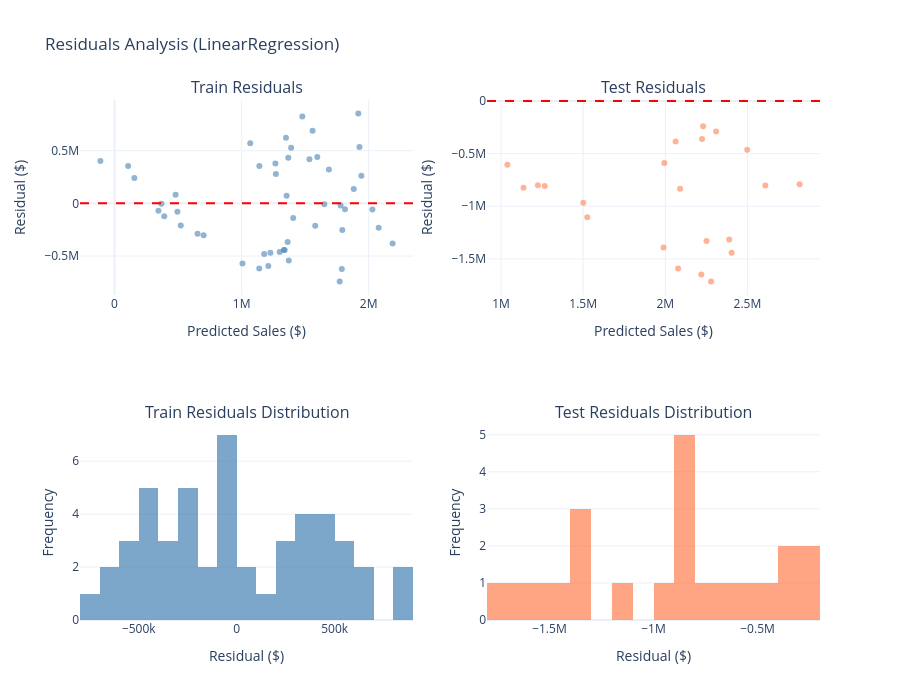

Notebook cell for this chart:
### Markdown cell above
## Section 6: Residuals Analysis

Residual plots diagnose whether the model's errors are random (good) or structured (bad). Patterns such as funneling, curvature, or heavy tails indicate violated assumptions and guide what improvements are needed.

### Code cell
residuals_df = pd.DataFrame({
    'Train': train_residuals.describe(),
    'Test': test_residuals.describe(),
})

display(Markdown("### Residuals Summary"))
display(residuals_df.drop('count').style.format('${:,.0f}').set_caption("Residuals Statistics"))

fig = make_subplots(
    rows=2, cols=2,
    subplot_titles=('Train Residuals', 'Test Residuals', 'Train Residuals Distribution', 'Test Residuals Distribution'),
    specs=[[{"type": "scatter"}, {"type": "scatter"}], [{"type": "histogram"}, {"type": "histogram"}]]
)

fig.add_trace(
    go.Scatter(
        x=y_train_pred,
        y=train_residuals,
        mode='markers',
        marker=dict(color='steelblue', opacity=0.6, size=6),
        name='Train'
    ),
    row=1, col=1
)

fig.add_trace(
    go.Scatter(
        x=y_test_pred,
        y=test_residuals,
        mode='markers',
        marker=dict(color='coral', opacity=0.6, size=6),
        name='Test'
    ),
    row=1, col=2
)

fig.add_hline(y=0, line_dash="dash", line_color="red", row=1, col=1)
fig.add_hline(y=0, line_dash="dash", line_color="red", row=1, col=2)

fig.add_trace(
    go.Histogram(
        x=train_residuals,
        nbinsx=20,
        marker_color='steelblue',
        opacity=0.7,
        name='Train hist'
    ),
    row=2, col=1
)

fig.add_trace(
    go.Histogram(
        x=test_residuals,
        nbinsx=20,
        marker_color='coral',
        opacity=0.7,
        name='Test hist'
    ),
    row=2, col=2
)

fig.update_xaxes(title_text='Predicted Sales ($)', row=1, col=1)
fig.update_yaxes(title_text='Residual ($)', row=1, col=1)
fig.update_xaxes(title_text='Predicted Sales ($)', row=1, col=2)
fig.update_yaxes(title_text='Residual ($)', row=1, col=2)
fig.update_xaxes(title_text='Residual ($)', row=2, col=1)
fig.update_yaxes(title_text='Frequency', row=2, col=1)
fig.update_xaxes(title_text='Residual ($)', row=2, col=2)
fig.update_yaxes(title_text='Frequency', row=2, col=2)

fig.update_layout(
    title='Residuals Analysis (LinearRegression)',
    height=700,
    showlegend=False
)
fig.write_image(".doc/notebook_plots/02_Baseline/residuals_analysis.png")
fig.show()

### Figure 1 — Plotly figure (JSON) as saved in the notebook; plotly's stock layout.template omitted (floating-point values rounded to 4 significant figures)
{"data": [{"marker": {"color": "steelblue", "opacity": 0.6, "size": 6}, "mode": "markers", "name": "Train", "type": "scatter", "x": [107200.0, 1651000.0, 1362000.0, 1354000.0, 480400.0, 1226000.0, 1140000.0, 1266000.0, 156200.0, 368800.0, 1558000.0, 1349000.0, 1882000.0, 1270000.0, 1210000.0, 391400.0, 1579000.0, 1788000.0, 1332000.0, 1300000.0, 1371000.0, 1772000.0, 1390000.0, 1139000.0, 1814000.0, 1927000.0, 1478000.0, 1367000.0, 1779000.0, 2188000.0, 1406000.0, 1068000.0, -111000.0, 494800.0, 1007000.0, 1177000.0, 1687000.0, 1534000.0, 1595000.0, 345500.0, 2029000.0, 1339000.0, 653400.0, 2078000.0, 521100.0, 1792000.0, 701100.0, 1918000.0, 1942000.0], "xaxis": "x", "y": [354400.0, -8715.0, -367400.0, 72720.0, 80700.0, -468700.0, 354400.0, 378500.0, 240800.0, -4730.0, 690300.0, 623900.0, 136000.0, 279400.0, -596000.0, -122500.0, -212800.0, -622400.0, -443400.0, -462900.0, -541900.0, -742100.0, 527300.0, -619000.0, -56350.0, 534300.0, 824900.0, 432500.0, -20740.0, -380500.0, -139300.0, 571600.0, 402000.0, -80700.0, -571700.0, -482000.0, 321700.0, 419900.0, 440800.0, -70310.0, -58830.0, -444000.0, -288200.0, -231000.0, -209200.0, -252800.0, -302300.0, 853200.0, 261200.0], "yaxis": "y"}, {"marker": {"color": "coral", "opacity": 0.6, "size": 6}, "mode": "markers", "name": "Test", "type": "scatter", "x": [2279000.0, 2309000.0, 2224000.0, 2230000.0, 2818000.0, 2219000.0, 2063000.0, 2078000.0, 2090000.0, 1266000.0, 2404000.0, 1994000.0, 1039000.0, 1501000.0, 2498000.0, 1525000.0, 2609000.0, 1989000.0, 2251000.0, 2389000.0, 1225000.0, 1137000.0], "xaxis": "x2", "y": [-1715000.0, -288800.0, -362000.0, -239800.0, -792100.0, -1649000.0, -385400.0, -1593000.0, -834700.0, -808300.0, -1443000.0, -589100.0, -606700.0, -967900.0, -463000.0, -1105000.0, -803200.0, -1391000.0, -1331000.0, -1315000.0, -800000.0, -823400.0], "yaxis": "y2"}, {"marker": {"color": "steelblue"}, "name": "Train hist", "nbinsx": 20, "opacity": 0.7, "type": "histogram", "x": [354400.0, -8715.0, -367400.0, 72720.0, 80700.0, -468700.0, 354400.0, 378500.0, 240800.0, -4730.0, 690300.0, 623900.0, 136000.0, 279400.0, -596000.0, -122500.0, -212800.0, -622400.0, -443400.0, -462900.0, -541900.0, -742100.0, 527300.0, -619000.0, -56350.0, 534300.0, 824900.0, 432500.0, -20740.0, -380500.0, -139300.0, 571600.0, 402000.0, -80700.0, -571700.0, -482000.0, 321700.0, 419900.0, 440800.0, -70310.0, -58830.0, -444000.0, -288200.0, -231000.0, -209200.0, -252800.0, -302300.0, 853200.0, 261200.0], "xaxis": "x3", "yaxis": "y3"}, {"marker": {"color": "coral"}, "name": "Test hist", "nbinsx": 20, "opacity": 0.7, "type": "histogram", "x": [-1715000.0, -288800.0, -362000.0, -239800.0, -792100.0, -1649000.0, -385400.0, -1593000.0, -834700.0, -808300.0, -1443000.0, -589100.0, -606700.0, -967900.0, -463000.0, -1105000.0, -803200.0, -1391000.0, -1331000.0, -1315000.0, -800000.0, -823400.0], "xaxis": "x4", "yaxis": "y4"}], "layout": {"annotations": [{"font": {"size": 16}, "showarrow": false, "text": "Train Residuals", "x": 0.225, "xanchor": "center", "xref": "paper", "y": 1, "yanchor": "bottom", "yref": "paper"}, {"font": {"size": 16}, "showarrow": false, "text": "Test Residuals", "x": 0.775, "xanchor": "center", "xref": "paper", "y": 1, "yanchor": "bottom", "yref": "paper"}, {"font": {"size": 16}, "showarrow": false, "text": "Train Residuals Distribution", "x": 0.225, "xanchor": "center", "xref": "paper", "y": 0.375, "yanchor": "bottom", "yref": "paper"}, {"font": {"size": 16}, "showarrow": false, "text": "Test Residuals Distribution", "x": 0.775, "xanchor": "center", "xref": "paper", "y": 0.375, "yanchor": "bottom", "yref": "paper"}], "height": 700, "shapes": [{"line": {"color": "red", "dash": "dash"}, "type": "line", "x0": 0, "x1": 1, "xref": "x domain", "y0": 0, "y1": 0, "yref": "y"}, {"line": {"color": "red", "dash": "dash"}, "type": "line", "x0": 0, "x1": 1, "xref": "x2 domain", "y0": 0, "y1": 0, "yref": "y2"}], "showlegend": false, "title": {"text": "Residuals Analysis (LinearRegression)"}, "xaxis": {"anchor": "y", "domain": [0, 0.45], "title": {"text": "Predicted Sales ($)"}}, "xaxis2": {"anchor": "y2", "domain": [0.55, 1], "title": {"text": "Predicted Sales ($)"}}, "xaxis3": {"anchor": "y3", "domain": [0, 0.45], "title": {"text": "Residual ($)"}}, "xaxis4": {"anchor": "y4", "domain": [0.55, 1], "title": {"text": "Residual ($)"}}, "yaxis": {"anchor": "x", "domain": [0.625, 1], "title": {"text": "Residual ($)"}}, "yaxis2": {"anchor": "x2", "domain": [0.625, 1], "title": {"text": "Residual ($)"}}, "yaxis3": {"anchor": "x3", "domain": [0, 0.375], "title": {"text": "Frequency"}}, "yaxis4": {"anchor": "x4", "domain": [0, 0.375], "title": {"text": "Frequency"}}}}
